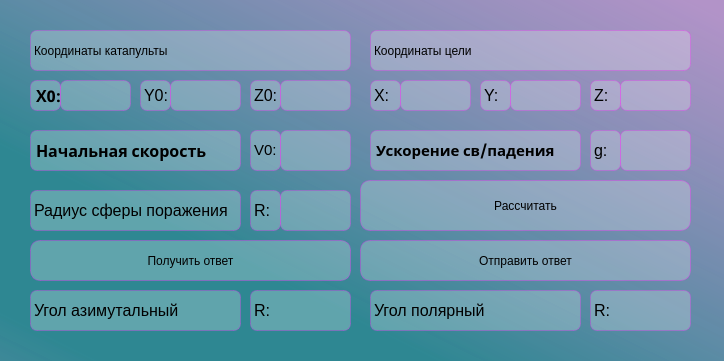
<?xml version="1.0" encoding="UTF-8"?>
<ui version="4.0">
 <class>MainWindow</class>
 <widget class="QMainWindow" name="MainWindow">
  <property name="geometry">
   <rect>
    <x>0</x>
    <y>0</y>
    <width>724</width>
    <height>361</height>
   </rect>
  </property>
  <property name="windowTitle">
   <string>MainWindow</string>
  </property>
  <property name="styleSheet">
   <string notr="true">background-color: qlineargradient(spread:reflect, x1:0.187, y1:0.818455, x2:1, y2:0, stop:0.137931 rgba(44, 134, 145, 206), stop:0.970443 rgba(178, 147, 200, 255));
font: 700 14pt &quot;Noto Sans Oriya&quot;;</string>
  </property>
  <widget class="QWidget" name="centralwidget">
   <widget class="QLabel" name="label_coordinate">
    <property name="geometry">
     <rect>
      <x>30</x>
      <y>30</y>
      <width>321</width>
      <height>41</height>
     </rect>
    </property>
    <property name="styleSheet">
     <string notr="true">background-color: rgba(255, 255, 255, 60);
border: 1px solid rgba(255, 25, 255, 70);
border-radius: 7px;</string>
    </property>
    <property name="text">
     <string>Координаты катапульты</string>
    </property>
   </widget>
   <widget class="QLabel" name="label_2">
    <property name="geometry">
     <rect>
      <x>30</x>
      <y>80</y>
      <width>31</width>
      <height>31</height>
     </rect>
    </property>
    <property name="font">
     <font>
      <family>Noto Sans Oriya</family>
      <pointsize>14</pointsize>
      <weight>87</weight>
      <italic>false</italic>
      <bold>true</bold>
     </font>
    </property>
    <property name="styleSheet">
     <string notr="true">background-color: rgba(255, 255, 255, 60);
border: 1px solid rgba(255, 25, 255, 70);
border-radius: 7px;</string>
    </property>
    <property name="text">
     <string>&lt;html&gt;&lt;head/&gt;&lt;body&gt;&lt;p&gt;&lt;span style=&quot; font-size:12pt; font-weight:600;&quot;&gt;X0:&lt;/span&gt;&lt;/p&gt;&lt;/body&gt;&lt;/html&gt;</string>
    </property>
   </widget>
   <widget class="QLabel" name="label_coor_cel">
    <property name="geometry">
     <rect>
      <x>370</x>
      <y>30</y>
      <width>321</width>
      <height>41</height>
     </rect>
    </property>
    <property name="styleSheet">
     <string notr="true">background-color: rgba(255, 255, 255, 60);
border: 1px solid rgba(255, 25, 255, 70);
border-radius: 7px;</string>
    </property>
    <property name="text">
     <string>Координаты цели</string>
    </property>
   </widget>
   <widget class="QLabel" name="label_9">
    <property name="geometry">
     <rect>
      <x>30</x>
      <y>130</y>
      <width>211</width>
      <height>41</height>
     </rect>
    </property>
    <property name="font">
     <font>
      <family>Noto Sans Oriya</family>
      <pointsize>14</pointsize>
      <weight>87</weight>
      <italic>false</italic>
      <bold>true</bold>
     </font>
    </property>
    <property name="styleSheet">
     <string notr="true">background-color: rgba(255, 255, 255, 60);
border: 1px solid rgba(255, 25, 255, 70);
border-radius: 7px;</string>
    </property>
    <property name="text">
     <string>&lt;html&gt;&lt;head/&gt;&lt;body&gt;&lt;p&gt;&lt;span style=&quot; font-size:12pt;&quot;&gt;Начальная скорость&lt;/span&gt;&lt;/p&gt;&lt;/body&gt;&lt;/html&gt;</string>
    </property>
   </widget>
   <widget class="QLabel" name="label_10">
    <property name="geometry">
     <rect>
      <x>250</x>
      <y>130</y>
      <width>31</width>
      <height>41</height>
     </rect>
    </property>
    <property name="styleSheet">
     <string notr="true">background-color: rgba(255, 255, 255, 60);
border: 1px solid rgba(255, 25, 255, 70);
border-radius: 7px;</string>
    </property>
    <property name="text">
     <string>&lt;html&gt;&lt;head/&gt;&lt;body&gt;&lt;p&gt;&lt;span style=&quot; font-size:11pt;&quot;&gt;V0:&lt;/span&gt;&lt;/p&gt;&lt;/body&gt;&lt;/html&gt;</string>
    </property>
   </widget>
   <widget class="QLabel" name="label_11">
    <property name="geometry">
     <rect>
      <x>370</x>
      <y>130</y>
      <width>211</width>
      <height>41</height>
     </rect>
    </property>
    <property name="font">
     <font>
      <family>Noto Sans Oriya</family>
      <pointsize>14</pointsize>
      <weight>87</weight>
      <italic>false</italic>
      <bold>true</bold>
     </font>
    </property>
    <property name="styleSheet">
     <string notr="true">background-color: rgba(255, 255, 255, 60);
border: 1px solid rgba(255, 25, 255, 70);
border-radius: 7px;</string>
    </property>
    <property name="text">
     <string>&lt;html&gt;&lt;head/&gt;&lt;body&gt;&lt;p&gt;&lt;span style=&quot; font-size:11pt;&quot;&gt;Ускорение св/падения&lt;/span&gt;&lt;/p&gt;&lt;/body&gt;&lt;/html&gt;</string>
    </property>
    <property name="textFormat">
     <enum>Qt::AutoText</enum>
    </property>
   </widget>
   <widget class="QLabel" name="label_12">
    <property name="geometry">
     <rect>
      <x>590</x>
      <y>130</y>
      <width>31</width>
      <height>41</height>
     </rect>
    </property>
    <property name="styleSheet">
     <string notr="true">background-color: rgba(255, 255, 255, 60);
border: 1px solid rgba(255, 25, 255, 70);
border-radius: 7px;</string>
    </property>
    <property name="text">
     <string>&lt;html&gt;&lt;head/&gt;&lt;body&gt;&lt;p&gt;&lt;span style=&quot; font-size:12pt;&quot;&gt;g:&lt;/span&gt;&lt;/p&gt;&lt;/body&gt;&lt;/html&gt;</string>
    </property>
   </widget>
   <widget class="QLabel" name="label_13">
    <property name="geometry">
     <rect>
      <x>30</x>
      <y>190</y>
      <width>211</width>
      <height>41</height>
     </rect>
    </property>
    <property name="styleSheet">
     <string notr="true">background-color: rgba(255, 255, 255, 60);
border: 1px solid rgba(255, 25, 255, 70);
border-radius: 7px;</string>
    </property>
    <property name="text">
     <string>&lt;html&gt;&lt;head/&gt;&lt;body&gt;&lt;p&gt;&lt;span style=&quot; font-size:12pt;&quot;&gt;Радиус сферы поражения&lt;/span&gt;&lt;/p&gt;&lt;/body&gt;&lt;/html&gt;</string>
    </property>
   </widget>
   <widget class="QLabel" name="label_14">
    <property name="geometry">
     <rect>
      <x>250</x>
      <y>190</y>
      <width>31</width>
      <height>41</height>
     </rect>
    </property>
    <property name="styleSheet">
     <string notr="true">background-color: rgba(255, 255, 255, 60);
border: 1px solid rgba(255, 25, 255, 70);
border-radius: 7px;</string>
    </property>
    <property name="text">
     <string>&lt;html&gt;&lt;head/&gt;&lt;body&gt;&lt;p&gt;&lt;span style=&quot; font-size:12pt;&quot;&gt;R:&lt;/span&gt;&lt;/p&gt;&lt;/body&gt;&lt;/html&gt;</string>
    </property>
   </widget>
   <widget class="QPushButton" name="pushButton_calculate">
    <property name="geometry">
     <rect>
      <x>360</x>
      <y>180</y>
      <width>331</width>
      <height>51</height>
     </rect>
    </property>
    <property name="styleSheet">
     <string notr="true">QPushButton {background-color: rgba(255, 255, 255, 60);
border: 1px solid rgba(255, 25, 255, 80);
border-radius: 10px;}

QPushButton:hover{
background-color: rgba(255, 255, 255, 80);
}
QPushButton:pressed{
background-color: rgba(255, 255, 255, 100);
}


</string>
    </property>
    <property name="text">
     <string>Рассчитать</string>
    </property>
    <property name="autoDefault">
     <bool>false</bool>
    </property>
   </widget>
   <widget class="QLabel" name="label_15">
    <property name="geometry">
     <rect>
      <x>30</x>
      <y>290</y>
      <width>211</width>
      <height>41</height>
     </rect>
    </property>
    <property name="styleSheet">
     <string notr="true">background-color: rgba(255, 255, 255, 60);
border: 1px solid rgba(255, 25, 255, 70);
border-radius: 7px;</string>
    </property>
    <property name="text">
     <string>&lt;html&gt;&lt;head/&gt;&lt;body&gt;&lt;p&gt;&lt;span style=&quot; font-size:12pt;&quot;&gt;Угол азимутальный&lt;/span&gt;&lt;/p&gt;&lt;/body&gt;&lt;/html&gt;</string>
    </property>
   </widget>
   <widget class="QLabel" name="label_16">
    <property name="geometry">
     <rect>
      <x>370</x>
      <y>290</y>
      <width>211</width>
      <height>41</height>
     </rect>
    </property>
    <property name="styleSheet">
     <string notr="true">background-color: rgba(255, 255, 255, 60);
border: 1px solid rgba(255, 25, 255, 70);
border-radius: 7px;</string>
    </property>
    <property name="text">
     <string>&lt;html&gt;&lt;head/&gt;&lt;body&gt;&lt;p&gt;&lt;span style=&quot; font-size:12pt;&quot;&gt;Угол полярный&lt;/span&gt;&lt;/p&gt;&lt;/body&gt;&lt;/html&gt;</string>
    </property>
   </widget>
   <widget class="QLabel" name="label_17">
    <property name="geometry">
     <rect>
      <x>250</x>
      <y>290</y>
      <width>101</width>
      <height>41</height>
     </rect>
    </property>
    <property name="styleSheet">
     <string notr="true">background-color: rgba(255, 255, 255, 60);
border: 1px solid rgba(255, 25, 255, 70);
border-radius: 7px;</string>
    </property>
    <property name="text">
     <string>&lt;html&gt;&lt;head/&gt;&lt;body&gt;&lt;p&gt;&lt;span style=&quot; font-size:12pt;&quot;&gt;R:&lt;/span&gt;&lt;/p&gt;&lt;/body&gt;&lt;/html&gt;</string>
    </property>
   </widget>
   <widget class="QLabel" name="label_18">
    <property name="geometry">
     <rect>
      <x>590</x>
      <y>290</y>
      <width>101</width>
      <height>41</height>
     </rect>
    </property>
    <property name="styleSheet">
     <string notr="true">background-color: rgba(255, 255, 255, 60);
border: 1px solid rgba(255, 25, 255, 70);
border-radius: 7px;</string>
    </property>
    <property name="text">
     <string>&lt;html&gt;&lt;head/&gt;&lt;body&gt;&lt;p&gt;&lt;span style=&quot; font-size:12pt;&quot;&gt;R:&lt;/span&gt;&lt;/p&gt;&lt;/body&gt;&lt;/html&gt;</string>
    </property>
   </widget>
   <widget class="QLabel" name="label_19">
    <property name="geometry">
     <rect>
      <x>140</x>
      <y>80</y>
      <width>31</width>
      <height>31</height>
     </rect>
    </property>
    <property name="styleSheet">
     <string notr="true">background-color: rgba(255, 255, 255, 60);
border: 1px solid rgba(255, 25, 255, 70);
border-radius: 7px;</string>
    </property>
    <property name="text">
     <string>&lt;html&gt;&lt;head/&gt;&lt;body&gt;&lt;p&gt;&lt;span style=&quot; font-size:12pt;&quot;&gt;Y0:&lt;/span&gt;&lt;/p&gt;&lt;/body&gt;&lt;/html&gt;</string>
    </property>
   </widget>
   <widget class="QLabel" name="label_3">
    <property name="geometry">
     <rect>
      <x>250</x>
      <y>80</y>
      <width>31</width>
      <height>31</height>
     </rect>
    </property>
    <property name="styleSheet">
     <string notr="true">background-color: rgba(255, 255, 255, 60);
border: 1px solid rgba(255, 25, 255, 70);
border-radius: 7px;</string>
    </property>
    <property name="text">
     <string>&lt;html&gt;&lt;head/&gt;&lt;body&gt;&lt;p&gt;&lt;span style=&quot; font-size:12pt;&quot;&gt;Z0:&lt;/span&gt;&lt;/p&gt;&lt;/body&gt;&lt;/html&gt;</string>
    </property>
   </widget>
   <widget class="QLabel" name="label_4">
    <property name="geometry">
     <rect>
      <x>370</x>
      <y>80</y>
      <width>31</width>
      <height>31</height>
     </rect>
    </property>
    <property name="styleSheet">
     <string notr="true">background-color: rgba(255, 255, 255, 60);
border: 1px solid rgba(255, 25, 255, 70);
border-radius: 7px;</string>
    </property>
    <property name="text">
     <string>&lt;html&gt;&lt;head/&gt;&lt;body&gt;&lt;p&gt;&lt;span style=&quot; font-size:12pt;&quot;&gt;X:&lt;/span&gt;&lt;/p&gt;&lt;/body&gt;&lt;/html&gt;</string>
    </property>
   </widget>
   <widget class="QLabel" name="label_20">
    <property name="geometry">
     <rect>
      <x>480</x>
      <y>80</y>
      <width>31</width>
      <height>31</height>
     </rect>
    </property>
    <property name="styleSheet">
     <string notr="true">background-color: rgba(255, 255, 255, 60);
border: 1px solid rgba(255, 25, 255, 70);
border-radius: 7px;</string>
    </property>
    <property name="text">
     <string>&lt;html&gt;&lt;head/&gt;&lt;body&gt;&lt;p&gt;&lt;span style=&quot; font-size:12pt;&quot;&gt;Y:&lt;/span&gt;&lt;/p&gt;&lt;/body&gt;&lt;/html&gt;</string>
    </property>
   </widget>
   <widget class="QLabel" name="label_5">
    <property name="geometry">
     <rect>
      <x>590</x>
      <y>80</y>
      <width>31</width>
      <height>31</height>
     </rect>
    </property>
    <property name="styleSheet">
     <string notr="true">background-color: rgba(255, 255, 255, 60);
border: 1px solid rgba(255, 25, 255, 70);
border-radius: 7px;</string>
    </property>
    <property name="text">
     <string>&lt;html&gt;&lt;head/&gt;&lt;body&gt;&lt;p&gt;&lt;span style=&quot; font-size:12pt;&quot;&gt;Z:&lt;/span&gt;&lt;/p&gt;&lt;/body&gt;&lt;/html&gt;</string>
    </property>
   </widget>
   <widget class="QLineEdit" name="lineEdit_x0">
    <property name="geometry">
     <rect>
      <x>60</x>
      <y>80</y>
      <width>71</width>
      <height>31</height>
     </rect>
    </property>
    <property name="styleSheet">
     <string notr="true">background-color: rgba(255, 255, 255, 60);
border: 1px solid rgba(255, 25, 255, 70);
border-radius: 7px;</string>
    </property>
   </widget>
   <widget class="QLineEdit" name="lineEdit_y0">
    <property name="geometry">
     <rect>
      <x>170</x>
      <y>80</y>
      <width>71</width>
      <height>31</height>
     </rect>
    </property>
    <property name="styleSheet">
     <string notr="true">background-color: rgba(255, 255, 255, 60);
border: 1px solid rgba(255, 25, 255, 70);
border-radius: 7px;</string>
    </property>
   </widget>
   <widget class="QLineEdit" name="lineEdit_z0">
    <property name="geometry">
     <rect>
      <x>280</x>
      <y>80</y>
      <width>71</width>
      <height>31</height>
     </rect>
    </property>
    <property name="styleSheet">
     <string notr="true">background-color: rgba(255, 255, 255, 60);
border: 1px solid rgba(255, 25, 255, 70);
border-radius: 7px;</string>
    </property>
   </widget>
   <widget class="QLineEdit" name="lineEdit_v0">
    <property name="geometry">
     <rect>
      <x>280</x>
      <y>130</y>
      <width>71</width>
      <height>41</height>
     </rect>
    </property>
    <property name="styleSheet">
     <string notr="true">background-color: rgba(255, 255, 255, 60);
border: 1px solid rgba(255, 25, 255, 70);
border-radius: 7px;</string>
    </property>
   </widget>
   <widget class="QLineEdit" name="lineEdit_R">
    <property name="geometry">
     <rect>
      <x>280</x>
      <y>190</y>
      <width>71</width>
      <height>41</height>
     </rect>
    </property>
    <property name="styleSheet">
     <string notr="true">background-color: rgba(255, 255, 255, 60);
border: 1px solid rgba(255, 25, 255, 70);
border-radius: 7px;</string>
    </property>
   </widget>
   <widget class="QLineEdit" name="lineEdit_x">
    <property name="geometry">
     <rect>
      <x>400</x>
      <y>80</y>
      <width>71</width>
      <height>31</height>
     </rect>
    </property>
    <property name="styleSheet">
     <string notr="true">background-color: rgba(255, 255, 255, 60);
border: 1px solid rgba(255, 25, 255, 70);
border-radius: 7px;</string>
    </property>
   </widget>
   <widget class="QLineEdit" name="lineEdit_y">
    <property name="geometry">
     <rect>
      <x>510</x>
      <y>80</y>
      <width>71</width>
      <height>31</height>
     </rect>
    </property>
    <property name="styleSheet">
     <string notr="true">background-color: rgba(255, 255, 255, 60);
border: 1px solid rgba(255, 25, 255, 70);
border-radius: 7px;</string>
    </property>
   </widget>
   <widget class="QLineEdit" name="lineEdit_z">
    <property name="geometry">
     <rect>
      <x>620</x>
      <y>80</y>
      <width>71</width>
      <height>31</height>
     </rect>
    </property>
    <property name="styleSheet">
     <string notr="true">background-color: rgba(255, 255, 255, 60);
border: 1px solid rgba(255, 25, 255, 70);
border-radius: 7px;</string>
    </property>
   </widget>
   <widget class="QLineEdit" name="lineEdit_g">
    <property name="geometry">
     <rect>
      <x>620</x>
      <y>130</y>
      <width>71</width>
      <height>41</height>
     </rect>
    </property>
    <property name="styleSheet">
     <string notr="true">background-color: rgba(255, 255, 255, 60);
border: 1px solid rgba(255, 25, 255, 70);
border-radius: 7px;</string>
    </property>
   </widget>
   <widget class="QPushButton" name="pushButton_send">
    <property name="geometry">
     <rect>
      <x>360</x>
      <y>240</y>
      <width>331</width>
      <height>41</height>
     </rect>
    </property>
    <property name="styleSheet">
     <string notr="true">QPushButton {background-color: rgba(255, 255, 255, 60);
border: 1px solid rgba(255, 25, 255, 80);
border-radius: 10px;}

QPushButton:hover{
background-color: rgba(255, 255, 255, 80);
}
QPushButton:pressed{
background-color: rgba(255, 255, 255, 100);
}</string>
    </property>
    <property name="text">
     <string>Отправить ответ</string>
    </property>
   </widget>
   <widget class="QPushButton" name="pushButton_get">
    <property name="geometry">
     <rect>
      <x>30</x>
      <y>240</y>
      <width>321</width>
      <height>41</height>
     </rect>
    </property>
    <property name="styleSheet">
     <string notr="true">QPushButton {background-color: rgba(255, 255, 255, 60);
border: 1px solid rgba(255, 25, 255, 80);
border-radius: 10px;}

QPushButton:hover{
background-color: rgba(255, 255, 255, 80);
}
QPushButton:pressed{
background-color: rgba(255, 255, 255, 100);
}</string>
    </property>
    <property name="text">
     <string>Получить ответ</string>
    </property>
   </widget>
  </widget>
 </widget>
 <resources/>
 <connections/>
</ui>
